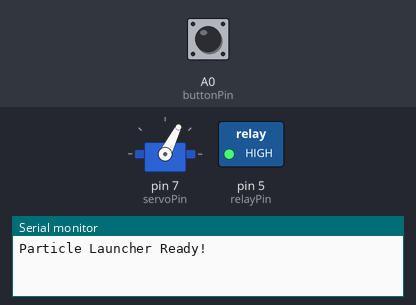
A program run on a simulated Arduino Uno, built with avr-gcc and run on an emulated ATmega328P. On the bench: servo, switched loads named in the program (green lamp = pin HIGH), the last lines printed to the serial monitor. Dashed ring = blinking. The inputs (shaded band) are chosen by the test bench; at power-on: A0 (buttonPin) HIGH.

Above: at 1.2 s.
1.3 s: A0 (buttonPin) pulled LOW for 0.15 s
At 1.7 s:
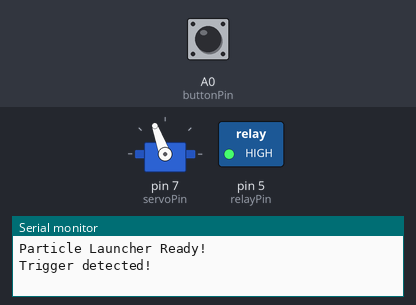
Timing chart, 0 to 4.3 s (numbered marks = the images above; inputs shaded):
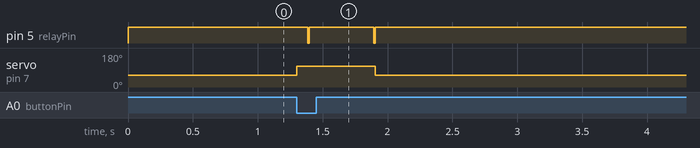

Measured:
- after the input at 1.3 s, pin 5 (relayPin): alternates HIGH for 0.50 s and LOW for 0.01 s, 4 changes in all, then stays HIGH, starting after 0.09 s; servo on pin 7 (servoPin): 63° → 110° at once, → 63° 0.61 s later

The program:

main.cpp
```cpp
#include <Arduino.h>
#include <Servo.h>


#define servoPin 7
#define relayPin 5
#define photoGate1Pin 8
#define photoGate2Pin 10
#define buttonPin A0

int cameraTriggerDelay = 85; // Delay in milliseconds
int videoDuration = 500; // Total time from camera start to camera stop in ms (if lower than 500, the Chronos camera can't handle the small gap between camera start/stop signals from relay)
int relayDelay = 10; // Time between effective press and effective release of camera trigger (must be < videoDuration)

int servoRestPosition = 63; // Servo position when not triggered
int servoReleasePosition = 110; // Servo position to release the particle

int state; // To ensure button can't be held to prolong camera relay trigger
int prevState = HIGH;

Servo releaseServo;

void setup() {
  Serial.begin(9600);
  Serial.println("Particle Launcher Ready!");

  releaseServo.attach(servoPin);
  releaseServo.write(servoRestPosition);

  pinMode(relayPin, OUTPUT);
  digitalWrite(relayPin, HIGH); // HIGH = relay off (active-low module)

  pinMode(photoGate1Pin, INPUT);
  pinMode(photoGate2Pin, INPUT);
  pinMode(buttonPin, INPUT);

}

void triggerCamera() {
    digitalWrite(relayPin, LOW);
    delay(relayDelay);
    digitalWrite(relayPin, HIGH);
}

void loop() {
  state = digitalRead(buttonPin);
  if (state == LOW && prevState == HIGH) {
    prevState = LOW;
    Serial.println("Trigger detected!");

    releaseServo.write(servoReleasePosition);
    delay(cameraTriggerDelay);
    triggerCamera();

    delay(videoDuration);
    triggerCamera();
    releaseServo.write(servoRestPosition);
  }

   if (state == HIGH && prevState == LOW) {
    prevState = HIGH;
  }
}
```
